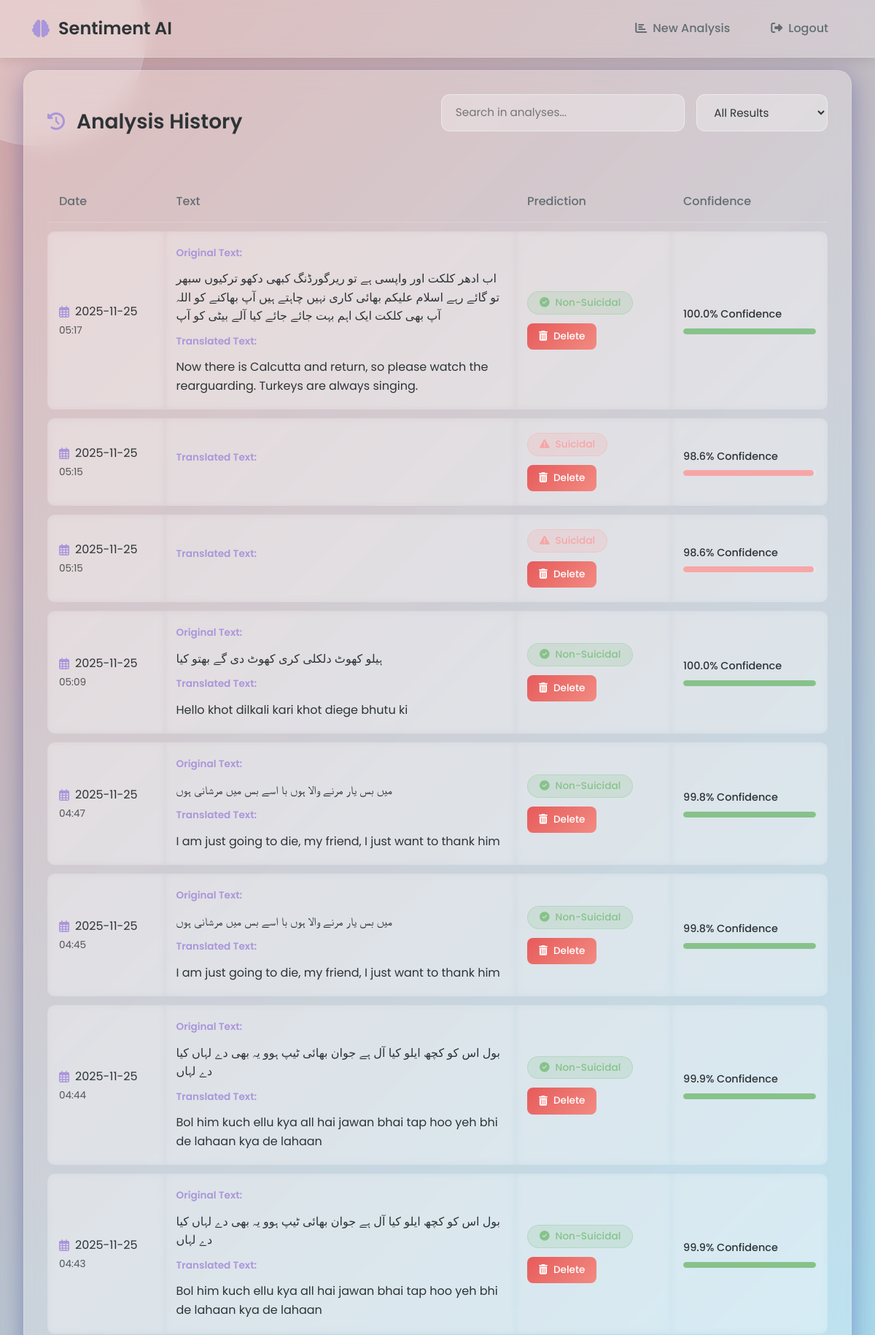
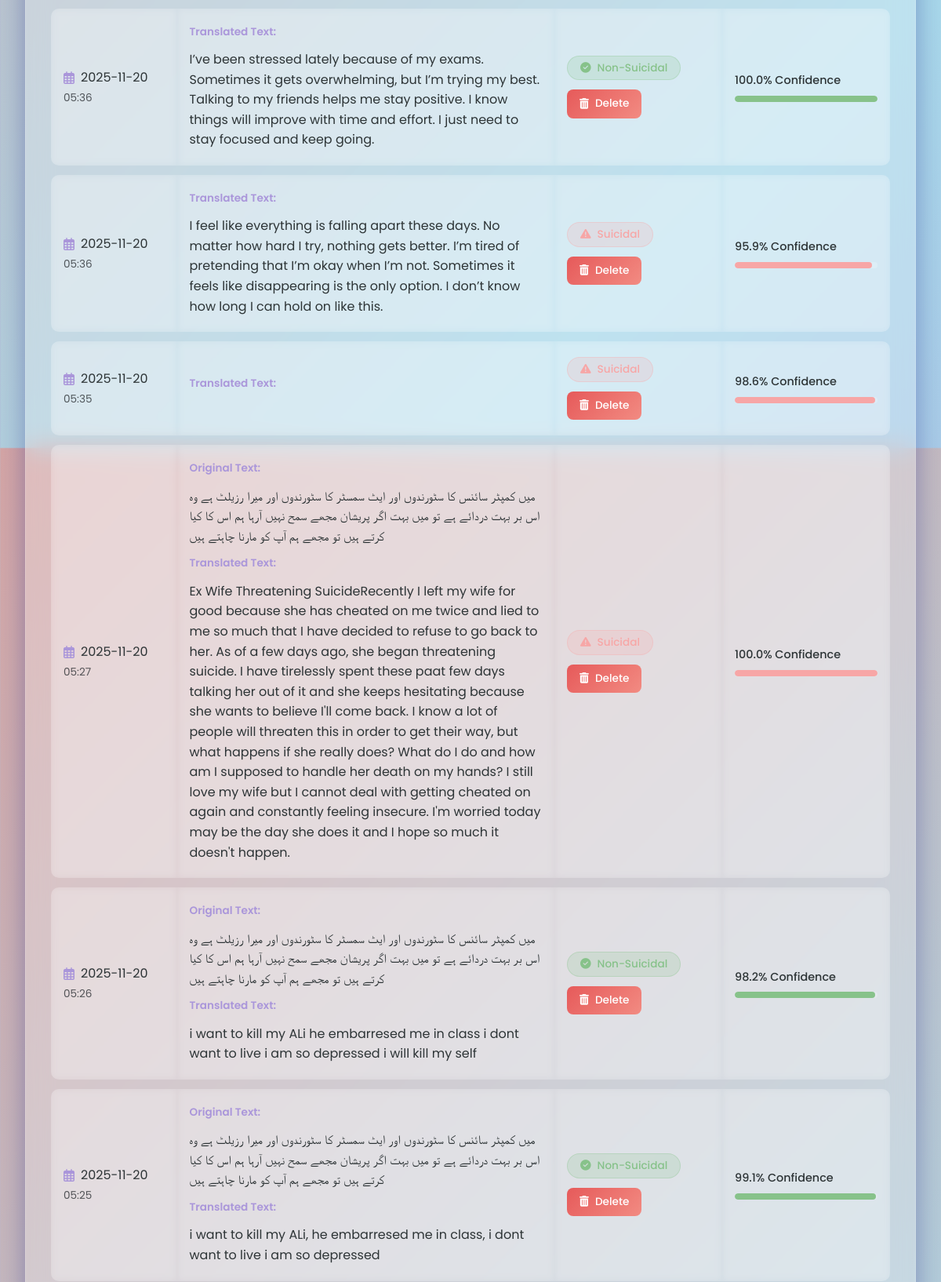
The page /user_history (signed in, upper part) on the database its author committed (2 pictures, top to bottom).
### tables this page shows
CREATE TABLE analysis_history (
        id INTEGER PRIMARY KEY AUTOINCREMENT,
        user_id INTEGER NOT NULL,
        original_text TEXT,
        translated_text TEXT,
        prediction TEXT NOT NULL,
        suicidal_prob REAL NOT NULL,
        non_suicidal_prob REAL NOT NULL,
        created_at TIMESTAMP DEFAULT CURRENT_TIMESTAMP,
        FOREIGN KEY (user_id) REFERENCES users (id)
    );

### app.py (the view)
@app.route('/user_history')
@login_required
def user_history():
    conn = sqlite3.connect('suicide_app.db')
    conn.row_factory = sqlite3.Row
    cursor = conn.cursor()
    cursor.execute("""
        SELECT
            id,
            original_text,
            translated_text,
            prediction,
            suicidal_prob,
            non_suicidal_prob,
            created_at
        FROM analysis_history
        WHERE user_id = ?
        ORDER BY created_at DESC
    """, (session['user_id'],))
    analyses = []
    for row in cursor.fetchall():
        analysis = dict(row)
        analysis['created_at'] = datetime.strptime(
            analysis['created_at'],
            '%Y-%m-%d %H:%M:%S'
        )
        analyses.append(analysis)
    conn.close()
    print(f"Found {len(analyses)} analyses for user {session['user_id']}:")
    for analysis in analyses:
        print(f"- ID: {analysis['id']}, Text: {analysis['translated_text'][:50]}...")
    return render_template('user_history.html', analyses=analyses)

### app.py (called while the page is built)
def login_required(f):
    @wraps(f)
    def decorated_function(*args, **kwargs):
        if 'user_id' not in session:
            flash('Please login to access this page')
            return redirect(url_for('login'))
        return f(*args, **kwargs)
    return decorated_function

### templates/user_history.html (shortened to what this page needs)
<!DOCTYPE html>
<html lang="en">
  <head>
    <link
      href="https://cdn.jsdelivr.net/npm/bootstrap@5.3.0/dist/css/bootstrap.min.css"
      rel="stylesheet"
    />
    <link
      rel="stylesheet"
      href="https://cdnjs.cloudflare.com/ajax/libs/font-awesome/6.4.0/css/all.min.css"
    />
  </head>
  <body>
    <div class="glass-shape shape-1"></div>
    <nav class="navbar">
      <div
        class="container-fluid d-flex justify-content-between align-items-center"
      >
        <a href="/" class="navbar-brand">
          <i class="fas fa-brain brand-icon"></i>
          Sentiment AI
        </a>
        <div class="nav-links">
          <a href="/" class="nav-link"
            ><i class="fas fa-chart-bar me-2"></i>New Analysis</a
          >
          <a href="/logout" class="nav-link"
            ><i class="fas fa-sign-out-alt me-2"></i>Logout</a
          >
        </div>
      </div>
    </nav>
    <div class="history-container">
      <div class="history-card">
        <div class="history-header">
          <h1 class="history-title">
            <i class="fas fa-history title-icon"></i>
            Analysis History
          </h1>
          <div class="search-container">
            <input
              type="text"
              class="search-input"
              placeholder="Search in analyses..."
            />
            <select class="filter-select">
              <option value="all">All Results</option>
            </select>
          </div>
        </div>
        {% if analyses %}
        <div class="table-responsive">
          <table class="history-table">
            <thead>
              <tr>
                <th width="15%">Date</th>
                <th width="45%">Text</th>
                <th width="20%">Prediction</th>
                <th width="20%">Confidence</th>
              </tr>
            </thead>
            <tbody>
              {% for analysis in analyses %}
              <tr
                data-prediction="{{ analysis.prediction|lower }}"
                data-id="{{ analysis.id }}"
              >
                <td data-label="Date">
                  <div class="d-flex align-items-center">
                    <i
                      class="far fa-calendar-alt me-2"
                      style="color: var(--accent)"
                    ></i>
                    {{ analysis.created_at.strftime('%Y-%m-%d') }}
                  </div>
                  <div class="mt-1 text-muted" style="font-size: 0.85rem">
                    {{ analysis.created_at.strftime('%H:%M') }}
                  </div>
                </td>
                <td data-label="Text">
                  <div class="text-content">
                    {% if analysis.original_text %}
                    <p class="text-label">Original Text:</p>
                    <p class="text-value">{{ analysis.original_text }}</p>
                    {% endif %}
                    <p class="text-label">Translated Text:</p>
                    <p class="text-value">{{ analysis.translated_text }}</p>
                  </div>
                </td>
                <td data-label="Prediction">
                  {% if analysis.prediction == 'Suicidal' %}
                  <span class="badge badge-suicidal">
                    <i class="fas fa-exclamation-triangle me-2"></i>Suicidal
                  </span>
                  {% else %}
                  <span class="badge badge-non-suicidal">
                    <i class="fas fa-check-circle me-2"></i>Non-Suicidal
                  </span>
                  {% endif %}
                  <div style="margin-top: 0.75rem">
                    <button class="delete-btn" data-id="{{ analysis.id }}">
                      <i class="fas fa-trash-alt"></i> Delete
                    </button>
                  </div>
                </td>
                <td data-label="Confidence">
                  <div class="confidence-wrapper">
                    <div class="confidence-text">
                      {% if analysis.prediction == 'Suicidal' %} {{
                      "%.1f"|format(analysis.suicidal_prob * 100) }}% Confidence
                      {% else %} {{ "%.1f"|format(analysis.non_suicidal_prob *
                      100) }}% Confidence {% endif %}
                    </div>
                    <div class="confidence-bar">
                      <div
                        class="confidence-level {% if analysis.prediction == 'Suicidal' %}suicidal{% else %}non-suicidal{% endif %}"
                        style="width: {% if analysis.prediction == 'Suicidal' %}{{ analysis.suicidal_prob * 100 }}{% else %}{{ analysis.non_suicidal_prob * 100 }}{% endif %}%"
                      ></div>
                    </div>
                  </div>
                </td>
              </tr>
              {% endfor %}
            </tbody>
          </table>
        </div>
        {% endif %}
      </div>
    </div>
  </body>
</html>

### rows shown on the page
analysis_history: created_at "2025-11-25", created_at "05:17", original_text "اب ادھر کلکت اور واپسی ہے تو ریرگورڈنگ کبھی دکھو ترکیوں سبھر تو گائے رہے اسلام علیکم بھائی کاری نہیں چاہتے ہیں آپ بھاکنے کو اللہ آپ بھی کلکت ایک اہم بہت جائے جائے کیا آلے بیٹی کو آپ", translated_text "Now there is Calcutta and return, so please watch the rearguarding. Turkeys are always singing.", prediction "Non-suicidal" (drawn), non_suicidal_prob "100.0"
analysis_history: created_at "2025-11-25", created_at "05:15", prediction "Suicidal" (drawn), analysis.suicidal_prob*100 "98.6"
analysis_history: created_at "2025-11-25", created_at "05:15", prediction "Suicidal" (drawn), analysis.suicidal_prob*100 "98.6"
analysis_history: created_at "2025-11-25", created_at "05:09", original_text "ہیلو کھوٹ دلکلی کری کھوٹ دی گے بھتو کیا", translated_text "Hello khot dilkali kari khot diege bhutu ki", prediction "Non-suicidal" (drawn), non_suicidal_prob "100.0"
analysis_history: created_at "2025-11-25", created_at "04:47", original_text "میں بس یار مرنے والا ہوں با اسے بس میں مرشانی ہوں", translated_text "I am just going to die, my friend, I just want to thank him", prediction "Non-suicidal" (drawn), non_suicidal_prob "99.8"
analysis_history: created_at "2025-11-25", created_at "04:45", original_text "میں بس یار مرنے والا ہوں با اسے بس میں مرشانی ہوں", translated_text "I am just going to die, my friend, I just want to thank him", prediction "Non-suicidal" (drawn), non_suicidal_prob "99.8"
analysis_history: created_at "2025-11-25", created_at "04:44", original_text "بول اس کو کچھ ایلو کیا آل ہے جوان بھائی ٹیپ ہوو یہ بھی دے لہاں کیا دے لہاں", translated_text "Bol him kuch ellu kya all hai jawan bhai tap hoo yeh bhi de lahaan kya de lahaan", prediction "Non-suicidal" (drawn), non_suicidal_prob "99.9"
analysis_history: created_at "2025-11-25", created_at "04:43", original_text "بول اس کو کچھ ایلو کیا آل ہے جوان بھائی ٹیپ ہوو یہ بھی دے لہاں کیا دے لہاں", translated_text "Bol him kuch ellu kya all hai jawan bhai tap hoo yeh bhi de lahaan kya de lahaan", prediction "Non-suicidal" (drawn), non_suicidal_prob "99.9"
analysis_history: created_at "2025-11-20", created_at "05:36", translated_text "I’ve been stressed lately because of my exams. Sometimes it gets overwhelming, but I’m trying my best. Talking to my friends helps me stay positive. I know things will improve with time and effort. I just need to stay focused and keep going.", prediction "Non-suicidal" (drawn), non_suicidal_prob "100.0"
analysis_history: created_at "2025-11-20", created_at "05:36", translated_text "I feel like everything is falling apart these days. No matter how hard I try, nothing gets better. I’m tired of pretending that I’m okay when I’m not. Sometimes it feels like disappearing is the only option. I don’t know how long I can hold on like this.", prediction "Suicidal" (drawn), analysis.suicidal_prob*100 "95.9"
analysis_history: created_at "2025-11-20", created_at "05:35", prediction "Suicidal" (drawn), analysis.suicidal_prob*100 "98.6"
analysis_history: created_at "2025-11-20", created_at "05:27", original_text "میں کمپٹر سائنس کا سٹورندوں اور ایٹ سمسٹر کا سٹورندوں اور میرا رزیلٹ ہے وہ اس بر بہت دردائے ہے تو میں بہت اگر پریشان مجھے سمح نہیں آرہا ہم اس کا کیا کرتے ہیں تو مجھے ہم آپ کو مارنا چاہتے ہیں", translated_text "Ex Wife Threatening SuicideRecently I left my wife for good because she has cheated on me twice and lied to me so much that I have decided to refuse to go back to her. As of a few days ago, she began threatening suicide. I have tirelessly spent these paat few days talking her out of it and she keeps hesitating because she wants to believe I'll come back. I know a lot of people will threaten this in order to get their way, but what happens if she really does? What do I do and how am I supposed to handle her death on my hands? I still love my wife but I cannot deal with getting cheated on again and constantly feeling insecure. I'm worried today may be the day she does it and I hope so much it…", prediction "Suicidal" (drawn), analysis.suicidal_prob*100 "100.0"
analysis_history: created_at "2025-11-20", created_at "05:26", original_text "میں کمپٹر سائنس کا سٹورندوں اور ایٹ سمسٹر کا سٹورندوں اور میرا رزیلٹ ہے وہ اس بر بہت دردائے ہے تو میں بہت اگر پریشان مجھے سمح نہیں آرہا ہم اس کا کیا کرتے ہیں تو مجھے ہم آپ کو مارنا چاہتے ہیں", translated_text "i want to kill my ALi he embarresed me in class i dont want to live i am so depressed i will kill my self", prediction "Non-suicidal" (drawn), non_suicidal_prob "98.2"
analysis_history: created_at "2025-11-20", created_at "05:25", original_text "میں کمپٹر سائنس کا سٹورندوں اور ایٹ سمسٹر کا سٹورندوں اور میرا رزیلٹ ہے وہ اس بر بہت دردائے ہے تو میں بہت اگر پریشان مجھے سمح نہیں آرہا ہم اس کا کیا کرتے ہیں تو مجھے ہم آپ کو مارنا چاہتے ہیں", translated_text "i want to kill my ALi, he embarresed me in class, i dont want to live i am so depressed", prediction "Non-suicidal" (drawn), non_suicidal_prob "99.1"
